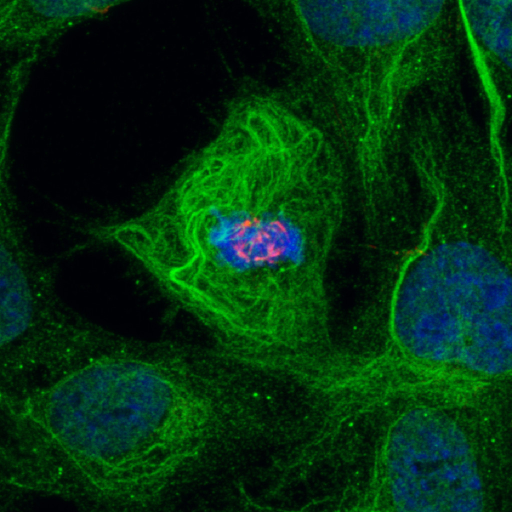
#> input picture PIL.Image/MMP9/Cells.jpg, 1024 x 1024 px (shown at 1/2 size)
$ jupyter execute DensityDistinguisher.ipynb   (shell and % lines are left out)
#> lines starting #> are read from the running program, lines starting #| are printed output that depends on the picture
#Image Analysis

**Module Import**
- PIL (Python Image Library)
- Numpy
- Matplotlib

[cell 1]
from PIL import Image
import numpy as np
import pandas as pd
import matplotlib.pyplot as plt

**Load Image Files**

[cell 2]
img = Image.open('Cells.jpg')
#> img is the input picture: PIL image 1024x1024 RGB; mean R, G, B 2.1, 47.8, 15.6
img

**Helper Functions**

**1. Function: Image Data Extraction**
- matrix: RGB tuples according to the coordinates
- integrated density: sum of green channel values
- points: list of green channel values

[cell 3]
def extractData(image):
    x = image.size[0]
    y = image.size[1]

    matrix = []
    points = []
    integrated_density = 0

    for i in range(x):
        matrix.append([])
        for j in range(y):
            matrix[i].append(image.getpixel((j,i)))
            integrated_density += image.getpixel((i,j))[1]
            points.append(image.getpixel((i,j))[1])
    return matrix, integrated_density, points

**2. Function: Histogram**

[cell 4]
def creatHistogram(points_list):
    max_value = max(points_list)
    histo = [0] * (max_value + 1)
    for point in points_list:
        histo[point] +=1
    return histo

**Execution**

**Analysing Images**

[cell 5]
matrix, integrated_density, points= extractData(img)
#> after the loop in extractData, `for i in range(x):`: integrated_density = 50163982; matrix = 1024 items; points = 1048576 items
#> matrix = 1024 items; integrated_density = 50163982; points = 1048576 items

**Histogram Ploting**

[cell 6]
def histoPlot(points):
    h = creatHistogram(points)
#> in creatHistogram, `max_value = max(points_list)`: max_value = 255
#> in creatHistogram, `histo = [0] * (max_value + 1)`: histo = 256 values from 0 to 0
#> the loop in creatHistogram, `for point in points_list:` made 1048576 passes
#> point on passes 1 to 3: 56, 51, 52
#> after the loop in creatHistogram, `for point in points_list:`: histo = 256 values, max 107070 at index 1, min 0 at index 248, mean 4096
    plt.bar(range(len(h)), h, color = 'green')

[cell 7]
histoPlot(points)
#> in histoPlot, `h = creatHistogram(points)`: h has the same summary as histo in creatHistogram
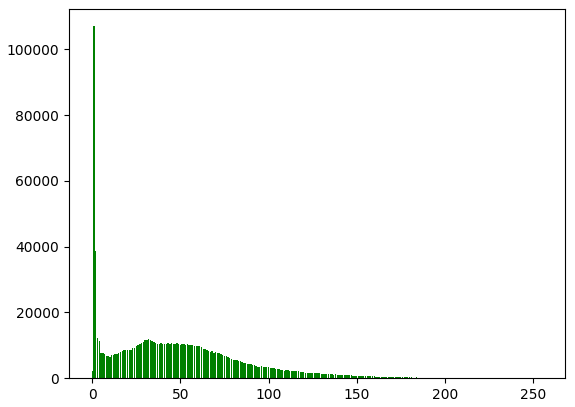
#> figure drawn by matplotlib, 1 panel; tallest bar 107070 high, from x = 0.6 to 1.4

[cell 8]
def distinguish(matrix):
    matrix_distinguished = matrix[:]
    for i in range(1024):
        for j in range(1024):
            dark_index = 0
            if matrix[i][j][1]<16:
                if i>3 and i<1024-3 and j>3 and j<1024-3:
                    around = [matrix[x][y] for x in range(i-3, i+4) for y in range(j-3, j+4)]
                    around.remove(matrix[i][j])
                    for a in around:
                        if a[1]<9:
                            dark_index +=1
                    if dark_index >8:
                        matrix_distinguished[i][j] = (255,0,0)
                else:
                    matrix_distinguished[i][j] = (255,0,0)
    return matrix_distinguished

[cell 9]
matrix_d = distinguish(matrix)
#> in distinguish, `matrix_distinguished = matrix[:]`: matrix_distinguished = 1024 items
#> matrix_d = 1024 items

[cell 10]
def imageReconstruct(matrix):
    df = np.array(matrix, dtype=np.uint8)
    img = Image.fromarray(df, 'RGB')
    img.save('image.png')
    return img

[cell 11]
img = imageReconstruct(matrix_d)
#> in imageReconstruct, `df = np.array(matrix, dtype=np.uint8)`:
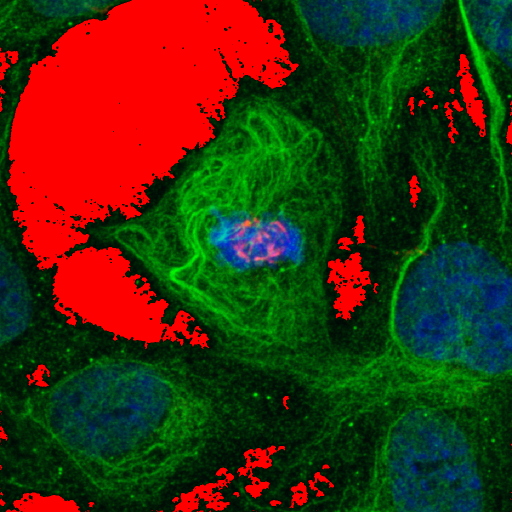
#> df: shape (1024, 1024, 3) (shown at 1/2 size); mean of channels 0, 1, 2 58.5, 47.1, 14.5; drawn as R, G, B
img

[cell 12]
def calculateDensity(matrix, matrix_d):
    interested_integrated_density = 0
    background_integrated_density = 0
    interested_area = 0
    background_area = 0
    for i in range(1024):
        for j in range(1024):
            if matrix_d[i][j][0] != 255:
                interested_integrated_density += matrix[i][j][1]
                interested_area += 1
            else:
                background_integrated_density += matrix[i][j][1]
                background_area +=1
    interested_mean = interested_integrated_density / interested_area
    background_mean = background_integrated_density / background_area
    return interested_mean - background_mean

[cell 13]
density = calculateDensity(matrix, matrix_d)
#> after the loop in calculateDensity, `for i in range(1024):`: background_area = 232310; background_integrated_density = 1702; interested_area = 816266; interested_integrated_density = 49342821
#> in calculateDensity, `interested_mean = interested_integrated_density / interested_area`: interested_mean = 60.45
#> in calculateDensity, `background_mean = background_integrated_density / background_area`: background_mean = 0.00733
#> density = 60.44
density
#> Out = 60.44

$ run again, with PIL.Image/MMP9/1024px-HIV_on_macrophage.png saved as PIL.Image/MMP9/Cells.jpg
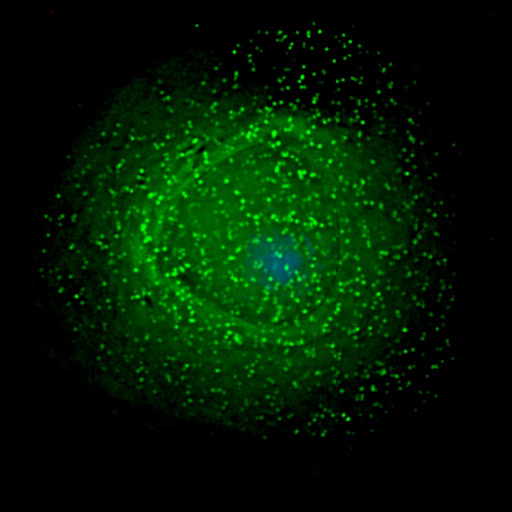
#> input picture PIL.Image/MMP9/1024px-HIV_on_macrophage.png, 1024 x 1024 px (shown at 1/2 size)
#> img is the input picture: PIL image 1024x1024 RGB; mean R, G, B 0.4, 26.8, 1.2
#> after the loop in extractData, `for i in range(x):`: integrated_density = 28096744; matrix = 1024 items; points = 1048576 items
#> `matrix, integrated_density, points= extractData(img)`: matrix = 1024 items; integrated_density = 28096744; points = 1048576 items
#> max_value = 253
#> in creatHistogram, `histo = [0] * (max_value + 1)`: histo = 254 values from 0 to 0
#> after the loop in creatHistogram, `for point in points_list:`: histo = 254 values, max 534720 at index 0, min 1 at index 253, mean 4128.3
#> h has the same summary as histo in creatHistogram
#> `[cell 7] histoPlot(points)`:
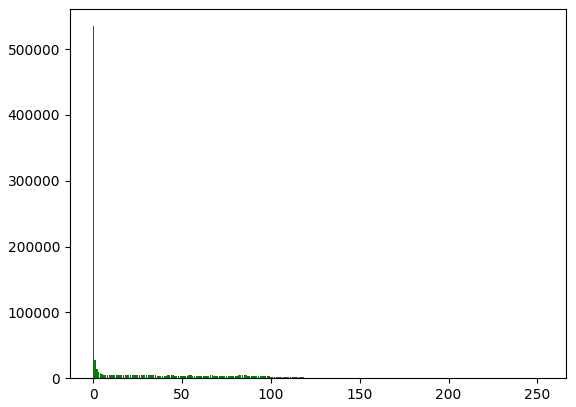
#> figure drawn by matplotlib, 1 panel; tallest bar 534720 high, from x = -0.4 to 0.4
#> matrix_distinguished = 1024 items
#> in imageReconstruct, `df = np.array(matrix, dtype=np.uint8)`:
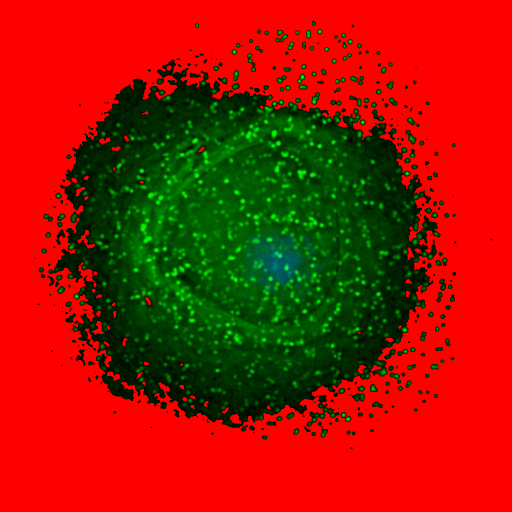
#> df: shape (1024, 1024, 3) (shown at 1/2 size); mean of channels 0, 1, 2 156.2, 26.2, 1.1; drawn as R, G, B
#> after the loop in calculateDensity, `for i in range(1024):`: background_area = 640886; background_integrated_density = 0; interested_area = 407690; interested_integrated_density = 27523258
#> interested_mean = 67.51
#> background_mean = 0
#> density = 67.51

$ run again, with PIL.Image/MMP9/image.png saved as PIL.Image/MMP9/Cells.jpg
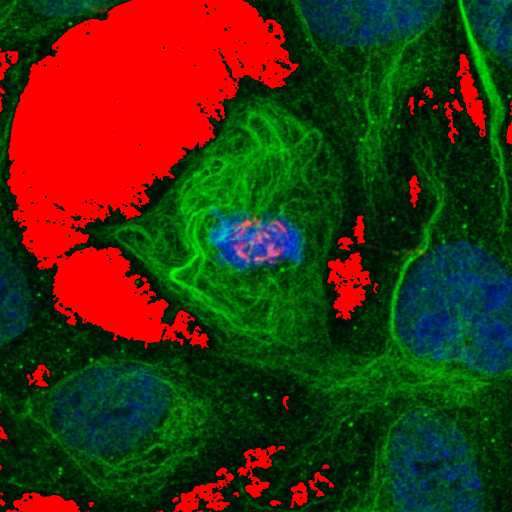
#> input picture PIL.Image/MMP9/image.png, 1024 x 1024 px (shown at 1/2 size)
#> img is the input picture: PIL image 1024x1024 RGB; mean R, G, B 58.6, 47.2, 14.9
#> after the loop in extractData, `for i in range(x):`: integrated_density = 49535075; matrix = 1024 items; points = 1048576 items
#> `matrix, integrated_density, points= extractData(img)`: matrix = 1024 items; integrated_density = 49535075; points = 1048576 items
#> max_value = 253
#> in creatHistogram, `histo = [0] * (max_value + 1)`: histo = 254 values from 0 to 0
#> the loop in creatHistogram, `for point in points_list:` made 1048576 passes
#> point on passes 1 to 3: 54, 52, 57
#> after the loop in creatHistogram, `for point in points_list:`: histo = 254 values, max 184998 at index 0, min 0 at index 252, mean 4128.3
#> h has the same summary as histo in creatHistogram
#> `[cell 7] histoPlot(points)`:
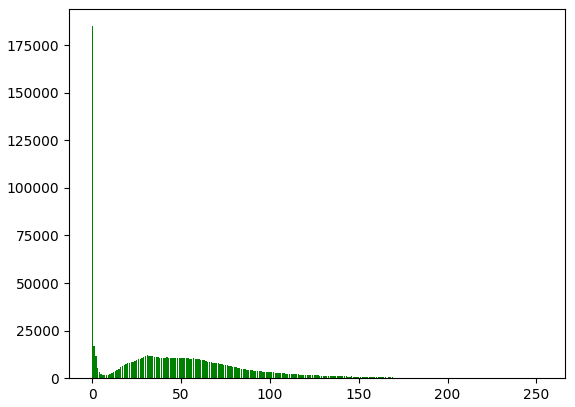
#> figure drawn by matplotlib, 1 panel; tallest bar 184998 high, from x = -0.4 to 0.4
#> matrix_distinguished = 1024 items
#> in imageReconstruct, `df = np.array(matrix, dtype=np.uint8)`:
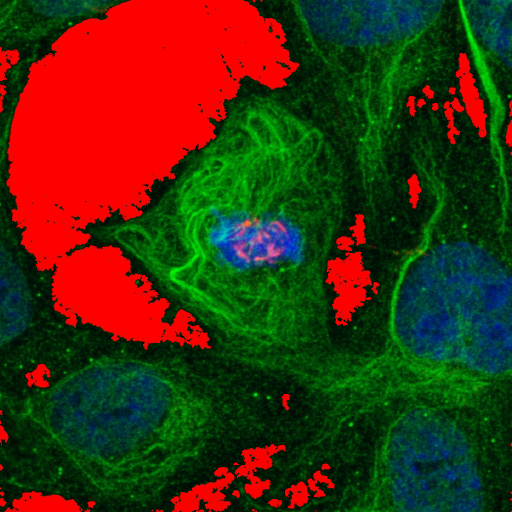
#> df: shape (1024, 1024, 3) (shown at 1/2 size); mean of channels 0, 1, 2 63.3, 47, 14.7; drawn as R, G, B
#> after the loop in calculateDensity, `for i in range(1024):`: background_area = 241081; background_integrated_density = 436; interested_area = 807495; interested_integrated_density = 49274280
#> interested_mean = 61.02
#> background_mean = 0.00181
#> density = 61.02
